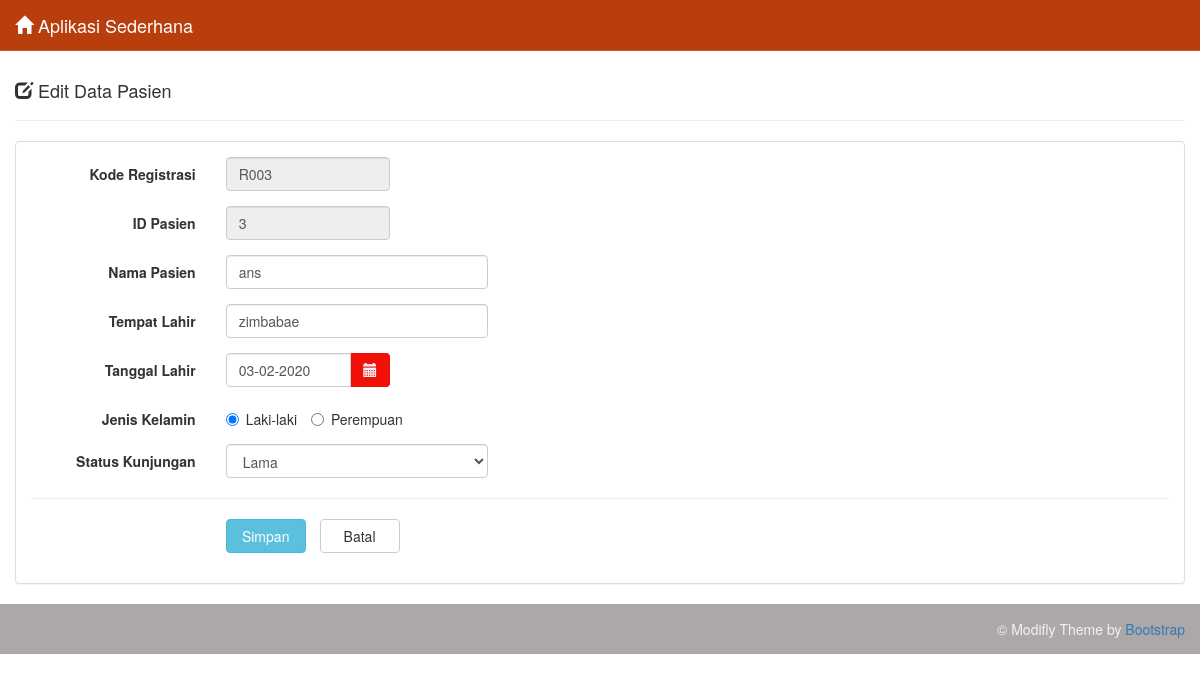
Screenshot of /?page=edit&koderegis=R003 with the database file from the repository.
### tables this page shows
CREATE TABLE `tb_ridhuwan` (
  `koderegis` varchar(20) NOT NULL,
  `id_pasien` int(11) NOT NULL,
  `nama_pasien` varchar(100) NOT NULL,
  `tempat_lahir` varchar(50) NOT NULL,
  `tgl_lahir` date NOT NULL,
  `jenis_kelamin` enum('Laki-laki','Perempuan') NOT NULL,
  `status_kunjungan` enum('Baru','Lama') NOT NULL
);

### edit_pasien.php (the view, shortened to what this page needs)
<div class="row">
    <div class="col-md-12">
      <div class="page-header">
        <h4>
          <i class="glyphicon glyphicon-edit"></i>
          Edit Data Pasien
        </h4>
      </div>
      <?php
      if (isset($_GET['koderegis'])) {
        $koderegis   = $_GET['koderegis'];
          $query = mysqli_query($connection, "SELECT * FROM tb_ridhuwan WHERE koderegis='$koderegis'")
            or die('Query Error : '.mysqli_error($connection));
              while ($data  = mysqli_fetch_assoc($query)) {
          $koderegis            = $data['koderegis'];
          $id_pasien            = $data['id_pasien'];
          $nama_pasien          = $data['nama_pasien'];
          $tempat_lahir         = $data['tempat_lahir'];
          $tanggal              = $data['tgl_lahir'];
          $tgl                  = explode('-',$tanggal);
          $tanggal_lahir        = $tgl[2]."-".$tgl[1]."-".$tgl[0];
          $jenis_kelamin        = $data['jenis_kelamin'];
          $status_kunjungan     = $data['status_kunjungan'];
        }
      }
      ?>
      <div class="panel panel-default">
        <div class="panel-body">
          <form class="form-horizontal" method="POST" action="update_pasien.php">
            <div class="form-group">
              <label class="col-sm-2 control-label">Kode Registrasi</label>
              <div class="col-sm-2">
                <input type="text" class="form-control" name="koderegis" value="<?php echo $koderegis; ?>" readonly>
              </div>
            </div>
            <div class="form-group">
              <label class="col-sm-2 control-label">ID Pasien</label>
              <div class="col-sm-2">
                <input type="text" class="form-control" name="id_pasien" value="<?php echo $id_pasien; ?>" readonly>
              </div>
            </div>
            <div class="form-group">
              <label class="col-sm-2 control-label">Nama Pasien</label>
              <div class="col-sm-3">
                <input type="text" class="form-control" name="nama_pasien" autocomplete="off"
                    value="<?php echo $nama_pasien; ?>" required>
              </div>
            </div>
            <div class="form-group">
              <label class="col-sm-2 control-label">Tempat Lahir</label>
              <div class="col-sm-3">
                <input type="text" class="form-control" name="tempat_lahir" autocomplete="off"
                    value="<?php echo $tempat_lahir; ?>" required>
              </div>
            </div>
            <div class="form-group">
              <label class="col-sm-2 control-label">Tanggal Lahir</label>
              <div class="col-sm-2">
                <div class="input-group">
                  <input type="text" class="form-control date-picker" data-date-format="dd-mm-yyyy"
                  name="tgl_lahir" autocomplete="off" value="<?php echo $tanggal_lahir; ?>" required>
                  <span class="input-group-addon">
                    <i class="glyphicon glyphicon-calendar"></i>
                  </span>
                </div>
              </div>
            </div>
            <div class="form-group">
              <label class="col-sm-2 control-label">Jenis Kelamin</label>
              <div class="col-sm-4">
              <?php
              if ($jenis_kelamin=='Laki-laki') { ?>
                <label class="radio-inline">
                  <input type="radio" name="jenis_kelamin" value="Laki-laki" checked> Laki-laki
                </label>
                <label class="radio-inline">
                  <input type="radio" name="jenis_kelamin" value="Perempuan"> Perempuan
                </label>
              <?php
              }
              ?>
              </div>
            </div>
            <div class="form-group">
              <label class="col-sm-2 control-label">Status Kunjungan</label>
              <div class="col-sm-3">
                <select class="form-control" name="status_kunjungan" placeholder="Pilih status_kunjungan" required>
                  <option value="<?php echo $status_kunjungan; ?>"><?php echo $status_kunjungan; ?></option>
                </select>
              </div>
            </div>
            <hr/>
            <div class="form-group">
              <div class="col-sm-offset-2 col-sm-10">
                <input type="submit" class="btn btn-info btn-submit" name="simpan" value="Simpan">
                <a href="index.php" class="btn btn-default btn-reset">Batal</a>
              </div>
            </div>
          </form>
        </div>
      </div>
    </div>
  </div>

### css/style.css (style rules this page uses)
body { padding-top: 40px; }
.input-group-addon { background-color: #f11008; border: 1px solid #f11008; border-radius: 4px; color: #f1f2f7; }
.btn-submit { width: 80px; }
.btn-reset { width: 80px; margin-left: 10px; }

### rows the page displays
tb_ridhuwan: koderegis "R003", id_pasien "3", nama_pasien "ans", tempat_lahir "zimbabae", tgl_lahir "03-02-2020", status_kunjungan "Lama"
